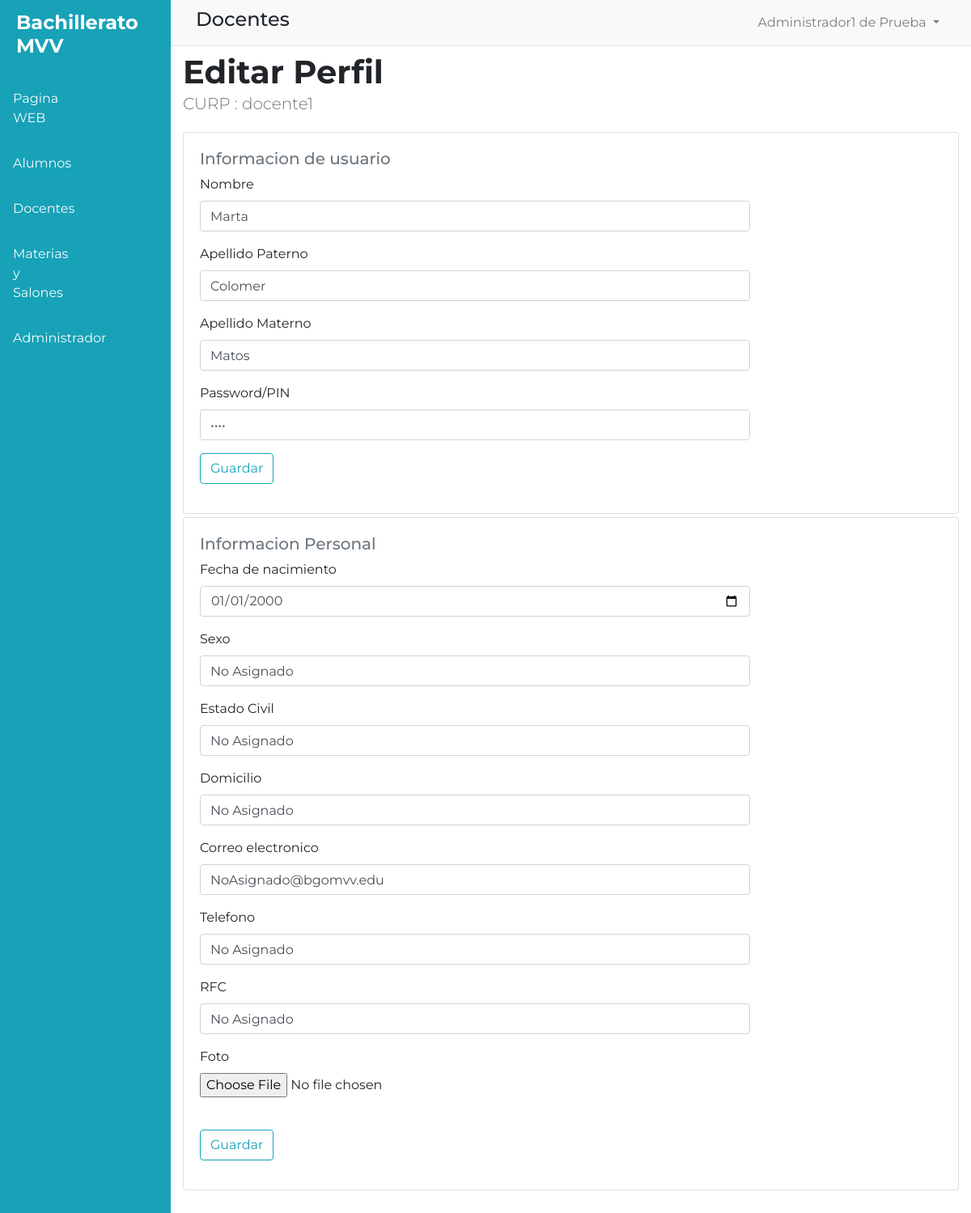
The page /editar-perfil-docente-admin.php?curp=docente1 (signed in) on the database its author committed.
### tables this page shows
CREATE TABLE `docentes` (
  `curp` varchar(45) NOT NULL,
  `nombre` varchar(45) NOT NULL,
  `apellidop` varchar(45) NOT NULL,
  `apellidom` varchar(45) NOT NULL,
  `pin` varchar(45) NOT NULL
);

CREATE TABLE `info_personal_docentes` (
  `curp` varchar(45) NOT NULL,
  `fecha_nacimiento` date DEFAULT NULL,
  `sexo` varchar(45) DEFAULT NULL,
  `estado_civil` varchar(45) DEFAULT NULL,
  `domicilio` varchar(45) DEFAULT NULL,
  `correo_electronico` varchar(45) DEFAULT NULL,
  `telefono` varchar(45) DEFAULT NULL,
  `foto` longblob DEFAULT NULL,
  `rfc` varchar(45) DEFAULT NULL
);

### editar-perfil-docente-admin.php (the view, shortened to what this page needs)
<?php include "TEMPLETES/dashboard-admin.php";
include "CONF/conexion.php";
$curpdocente= $_GET["curp"];
$sql=$conexion->query("SELECT * FROM docentes WHERE curp='$curpdocente'");
$sql2=$conexion->query("SELECT * FROM info_personal_docentes WHERE curp='$curpdocente'");
?>
      <div class="w-100">
        <nav class="navbar navbar-expand-lg navbar-light bg-light border-bottom">
          <div class="container">
          <h4>Docentes</h4>
          <div class="collapse navbar-collapse" id="navbarSupportedContent">
            <ul class="navbar-nav ml-auto">
              <li class="nav-item dropdown ml-4">
                <a class="nav-link dropdown-toggle" href="#" id="navbarDropdown" role="button" data-toggle="dropdown" aria-haspopup="true" aria-expanded="false"><img src="" alt="">
                <?php
                  echo $_SESSION["nombre"] ," ", $_SESSION["apellidop"]," ", $_SESSION["apellidom"];
                ?>
                </a>
              </li>
            </ul>
          </div>
          </div>
        </nav>
        <div id="content">
          <section>
            <div class="container">
              <div class="row">
                <div class="col-lg-9">
                  <h1 class="font-weight-bold mt-2 mb-0">Editar Perfil</h1>
                  <p class="lead text-muted">CURP : <?=$curpdocente?> </p>
                </div>
              </div>
            </div>
          </section>
          <section>
            <div class="container">
                <div class="card mt-1">
                  <div class="card-body">
                    <div class="row">
                      <div class="col-lg-9 ">
                        <h5 class="text-muted">Informacion de usuario</h5>
                        <?php include "PHP/contrl-editar-perfil-docente-admin.php"; ?>
                        <form method="POST" enctype="multipart/form-data">
                          <?php
                           while ($datos=$sql->fetch_object()) { ?>
                            <div class="form-group">
                              <label for="nombre">Nombre</label>
                              <input id="nombre" class="form-control" type="text" name="nombre" value="<?=$datos->nombre?>">
                            </div>
                            <div class="form-group">
                              <label for="apellidop">Apellido Paterno</label>
                              <input id="apellidop" class="form-control" type="text" name="apellidop" value="<?=$datos->apellidop?>">
                            </div>
                            <div class="form-group">
                              <label for="apellidom">Apellido Materno</label>
                              <input id="apellidom" class="form-control" type="text" name="apellidom" value="<?=$datos->apellidom?>">
                            </div>
                            <div class="form-group">
                              <label for="pin">Password/PIN</label>
                              <input id="pin" class="form-control" type="password" name="pin" value="<?=$datos->pin?>">
                            </div>
                            <div class="form-group">
                              <button type="submit" class="btn btn-outline-info" value="ok" name="btnGuardar">Guardar</button>
                            </div>
                            <?php } ?>
                        </form>
                      </div>
                    </div>
                  </div>
                </div>
            </div>
          </section>
          <section>
            <div class="container">
                <div class="card mt-1">
                  <div class="card-body">
                    <div class="row">
                      <div class="col-lg-9 ">
                        <h5 class="text-muted">Informacion Personal</h5>
                        <form method="POST" enctype="multipart/form-data">
                          <?php
                           while ($datos=$sql2->fetch_object()) { ?>
                            <div class="form-group">
                              <label for="fecha_nac">Fecha de nacimiento</label>
                              <input id="fecha_nac" class="form-control" type="date" name="fecha_nac" value="<?=$datos->fecha_nacimiento?>">
                            </div>
                            <div class="form-group">
                              <label for="sexo">Sexo</label>
                              <input id="sexo" class="form-control" type="text" name="sexo" value="<?=$datos->sexo?>">
                            </div>
                            <div class="form-group">
                              <label for="estadocivil">Estado Civil</label>
                              <input id="estadocivil" class="form-control" type="text" name="estadocivil" value="<?=$datos->estado_civil?>">
                            </div>
                            <div class="form-group">
                              <label for="domicilio">Domicilio</label>
                              <input id="domicilio" class="form-control" type="text" name="domicilio" value="<?=$datos->domicilio?>">
                            </div>
                            <div class="form-group">
                              <label for="correo">Correo electronico</label>
                              <input id="correo" class="form-control" type="email" name="correo" value="<?=$datos->correo_electronico?>">
                            </div>
                            <div class="form-group">
                              <label for="telefono">Telefono</label>
                              <input id="telefono" class="form-control" type="text" name="telefono" value="<?=$datos->telefono?>">
                            </div>
                            <div class="form-group">
                              <label for="rfc">RFC</label>
                              <input id="rfc" class="form-control" type="text" name="rfc" value="<?=$datos->rfc?>">
                            </div>
                            <div class="form-group">
                              <label for="foto">Foto</label>
                              <input id="foto" class="form-control-file" type="file" name="foto">
                            </div>
                            <div class="form-group">
                              <button type="submit" class="btn btn-outline-info" value="ok" name="btnGuardar2">Guardar</button>
                            </div>
                            <?php } ?>
                        </form>
                      </div>
                    </div>
                  </div>
                </div>
            </div>
          </section>
        </div>
      </div>
<?php include "TEMPLETES/pie-dashboard-admin.php";?>

### CSS/estilo-portal-admin.css (style rules this page uses)
:root { --color1: #F8F1F1; --color2: #11698E; --color3: #19456B; --color4: #7B113A; --color5: black; }
body { font-family: 'Montserrat','Roboto',sans-serif !important; overflow: hidden; }
#content { overflow-y: auto; height: 100vh; padding-bottom: 5rem; }

### rows shown on the page
docentes: nombre "Marta", apellidop "Colomer", apellidom "Matos"
info_personal_docentes: fecha_nac "01/01/2000", sexo "No Asignado", estadocivil "No Asignado", domicilio "No Asignado", correo "NoAsignado@bgomvv.edu", telefono "No Asignado", rfc "No Asignado"

### other values the page prints
$_SESSION["nombre"] "Administrador1"
$_SESSION["apellidop"] "de"
$_SESSION["apellidom"] "Prueba"
$curpdocente "docente1"
